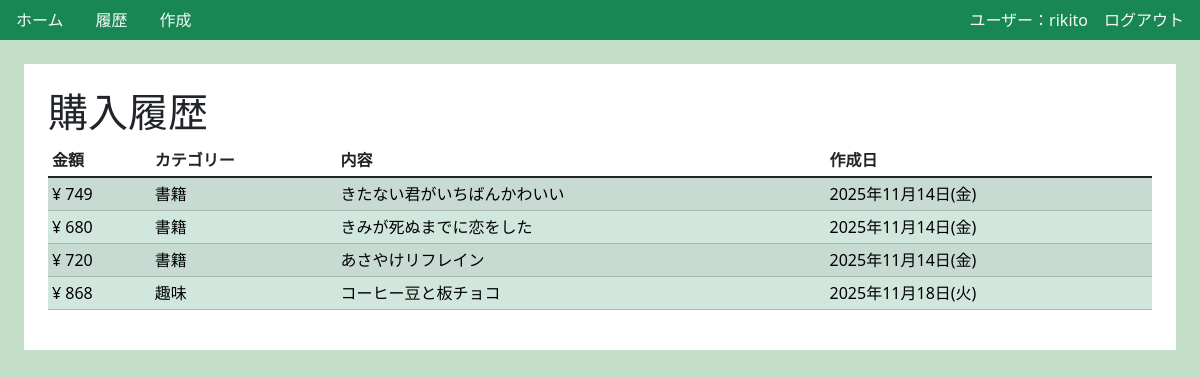
Before: /history (signed in) with the older database file.
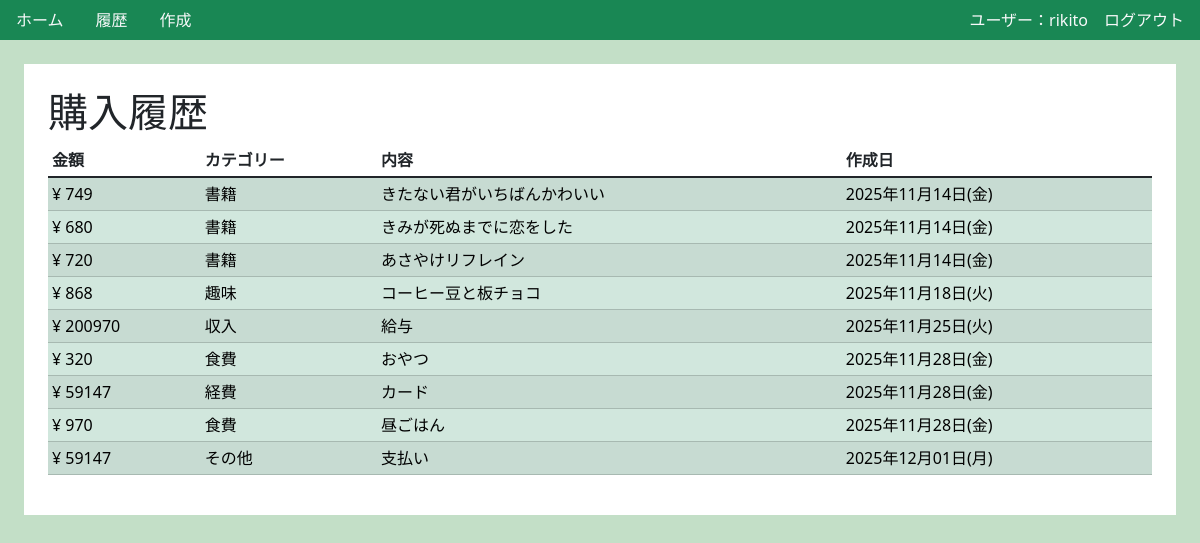
After: the same page with the newer database file.
### homebudget/models.py (models this page shows, shortened)
class HomoBudget(models.Model):
    category = models.CharField(max_length=100, choices=CATEGORY)
    price = models.IntegerField()
    content = models.CharField(max_length=100, default="")
    created_at = models.DateField()

### homebudget/views.py (the view)
# urls.py: path('history', views.ListHomeView.as_view(),name="history"),
class ListHomeView(LoginRequiredMixin,ListView):
    model = HomoBudget
    template_name = "homebudget/list.html"

### homebudget/templates/homebudget/list.html (shortened to what this page needs)
{% extends 'base.html' %}
{% block h1 %}購入履歴{% endblock h1 %}
{% block content %}
<div class="d-flex justify-content-center">
    <table class=" table table-striped table-sm table-hover  border-success ">
        <thead>
            <tr>
                <th scope="col" class="text-dark"">金額</th>
                <th scope="col" class="text-dark"">カテゴリー</th>
                <th scope="col" class="text-dark"">内容</th>
                <th scope="col" class="text-dark"">作成日</th>
            </tr>
        </thead>
        <tbody class="table-group-divider">
            {% for obj in  object_list%}
            <tr class="table-success">
                <td>¥ {{obj.price}}</td>
                <td>{{obj.get_category_display}}</td>
                <td>{{obj.content}}</td>
                <td>{{obj.created_at|date:"Y年m月d日(D)  "}}</td>
            </tr>
            {% endfor %}
        </tbody>
    </table>
</div>
{% endblock content %}

Changed rows visible on the page:
added HomoBudget: price "200970", category "収入", content "給与", created_at "2025年11月25日(火)"
added HomoBudget: price "320", category "食費", content "おやつ", created_at "2025年11月28日(金)"
added HomoBudget: price "59147", category "経費", content "カード", created_at "2025年11月28日(金)"
added HomoBudget: price "970", category "食費", content "昼ごはん", created_at "2025年11月28日(金)"
added HomoBudget: price "59147", category "その他", content "支払い", created_at "2025年12月01日(月)"
